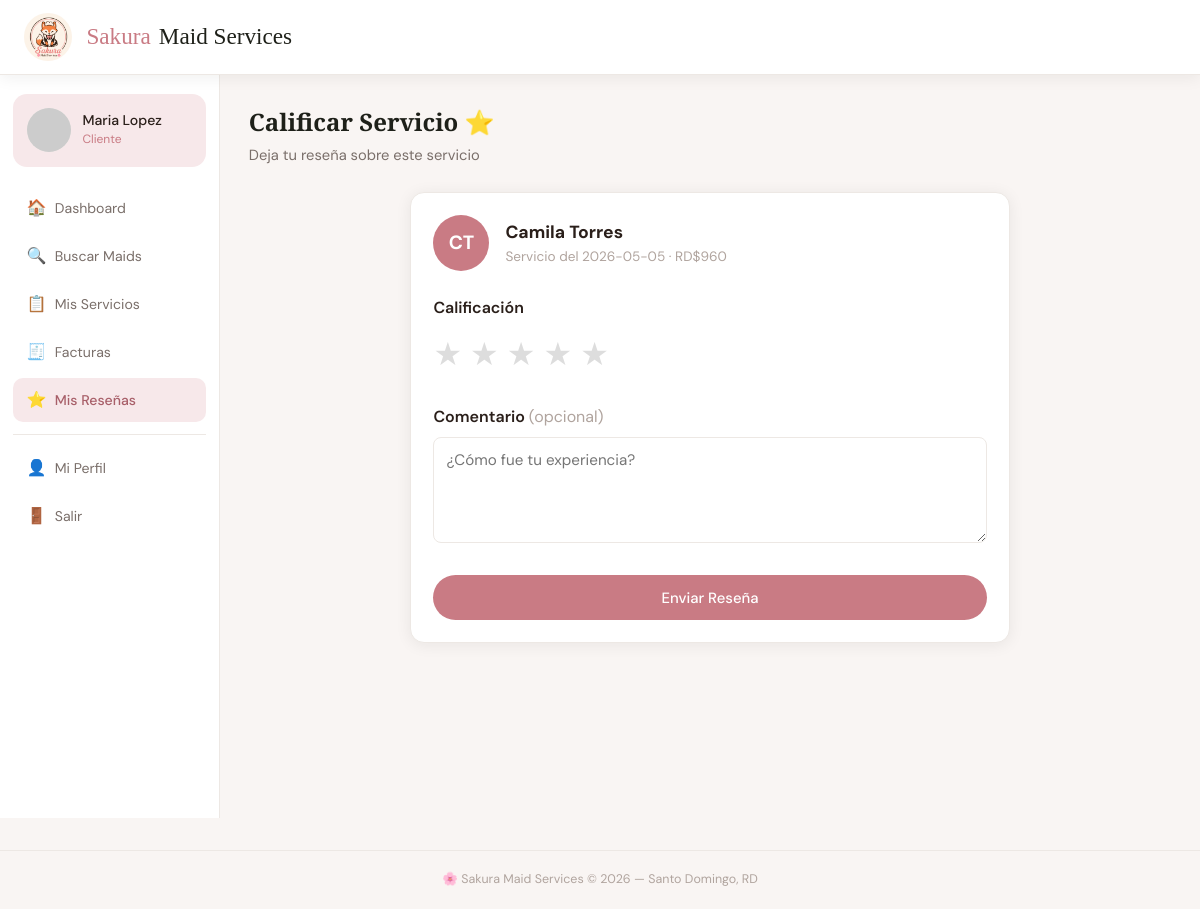
The app's page /resenas/crear?servicio_id=4 (signed in) with its own data.
### tables this page shows
CREATE TABLE IF NOT EXISTS servicio (
  id           INT UNSIGNED AUTO_INCREMENT PRIMARY KEY,
  cliente_id   INT UNSIGNED NOT NULL,
  maid_id      INT UNSIGNED NOT NULL,
  descripcion  TEXT,
  fecha        DATE NOT NULL,
  hora_inicio  TIME NOT NULL,
  hora_fin     TIME NOT NULL,
  direccion    VARCHAR(255) NOT NULL,
  estado       ENUM('pendiente','confirmado','en_progreso','completado','cancelado') NOT NULL DEFAULT 'pendiente',
  precio_total DECIMAL(10,2) DEFAULT 0.00,
  created_at   TIMESTAMP DEFAULT CURRENT_TIMESTAMP,
  FOREIGN KEY (cliente_id) REFERENCES usuario(id),
  FOREIGN KEY (maid_id)    REFERENCES perfil_maid(id)
);

CREATE TABLE IF NOT EXISTS usuario (
  id            INT UNSIGNED AUTO_INCREMENT PRIMARY KEY,
  nombre        VARCHAR(80)  NOT NULL,
  apellido      VARCHAR(80)  NOT NULL,
  email         VARCHAR(150) NOT NULL UNIQUE,
  password_hash VARCHAR(255) NOT NULL,
  telefono      VARCHAR(20),
  rol           ENUM('cliente','maid','admin') NOT NULL DEFAULT 'cliente',
  avatar_seed   VARCHAR(50) DEFAULT NULL,
  created_at    TIMESTAMP DEFAULT CURRENT_TIMESTAMP
);

### app/controllers/ResenaController.php (called while the page is built, shortened)
<?php
class ResenaController {
    public function crear(): void {
        $user = authUser(); $db = getDB();
        $sid = (int)($_GET['servicio_id'] ?? 0);
        $s = $db->prepare("SELECT s.*,u.nombre mn,u.apellido ma FROM servicio s JOIN perfil_maid pm ON s.maid_id=pm.id JOIN usuario u ON pm.usuario_id=u.id WHERE s.id=? AND s.cliente_id=? AND s.estado='completado'");
        $s->execute([$sid, $user['id']]); $servicio = $s->fetch();
        require __DIR__.'/../views/client/resena.php';
    }
}

### config/app.php (called while the page is built, shortened)
<?php
function e(string $s): string         { return htmlspecialchars($s, ENT_QUOTES, 'UTF-8'); }

### app/views/client/resena.php (the view, shortened to what this page needs)
<?php $pageTitle='Calificar Servicio'; $ap='resenas'; require __DIR__.'/../shared/layout_top.php'; ?>
<div class="page-head"><h1>Calificar Servicio ⭐</h1><p>Deja tu reseña sobre este servicio</p></div>
<div class="card" style="max-width:600px;margin:0 auto">
  <div style="display:flex;align-items:center;gap:1rem;margin-bottom:1.5rem">
    <?php $ini = strtoupper(substr($servicio['mn'],0,1).substr($servicio['ma'],0,1)); ?>
    <div style="width:56px;height:56px;border-radius:50%;background:#C97B84;display:flex;align-items:center;justify-content:center;color:#fff;font-weight:700;font-size:1.2rem;flex-shrink:0"><?=$ini?></div>
    <div>
      <div style="font-weight:700;font-size:1.1rem"><?=e($servicio['mn'].' '.$servicio['ma'])?></div>
      <div style="font-size:.85rem;color:var(--g400)">Servicio del <?=e($servicio['fecha'])?> · RD$<?=number_format($servicio['precio_total'],0,'.','.')?></div>
    </div>
  </div>
  <form method="POST" action="/resenas/crear">
    <div style="margin-bottom:1.5rem">
      <label style="display:block;font-weight:600;margin-bottom:.5rem">Calificación</label>
      <div style="display:flex;gap:.5rem" id="estrellas">
        <?php for($i=1;$i<=5;$i++): ?>
        <span data-val="<?=$i?>" style="font-size:2rem;cursor:pointer;color:#ddd">★</span>
        <?php endfor; ?>
      </div>
    </div>
    <div style="margin-bottom:1.5rem">
      <label style="display:block;font-weight:600;margin-bottom:.5rem">Comentario <span style="color:var(--g400);font-weight:400">(opcional)</span></label>
      <textarea name="comentario" rows="4" style="width:100%;padding:.75rem;border:1px solid var(--g200);border-radius:8px;font-family:inherit;font-size:.95rem;resize:vertical" placeholder="¿Cómo fue tu experiencia?"></textarea>
    </div>
    <button type="submit" class="btn btn-primary" style="width:100%">Enviar Reseña</button>
  </form>
</div>
<?php require __DIR__.'/../shared/layout_bottom.php'; ?>

### public/index.php (shortened to what this page needs)
<?php
require_once __DIR__.'/../config/app.php';
$uri = strtok($_SERVER['REQUEST_URI'], '?');
$uri = preg_replace('#/+#', '/', $uri);
$uri = rtrim($uri, '/');
$method = $_SERVER['REQUEST_METHOD'];
$routes = [
    ['GET',  '/',                      'HomeController',      'index'],
    ['GET',  '/login',                 'AuthController',      'loginForm'],
    ['POST', '/login',                 'AuthController',      'login'],
    ['GET',  '/registro',              'AuthController',      'registerForm'],
    ['POST', '/registro',              'AuthController',      'register'],
    ['GET',  '/logout',                'AuthController',      'logout'],
    ['GET',  '/dashboard',             'DashboardController', 'index'],
    ['GET',  '/maids',                 'MaidController',      'index'],
    ['GET',  '/maids/perfil',          'MaidController',      'perfil'],
    ['POST', '/maids/perfil',          'MaidController',      'guardarPerfil'],
    ['GET',  '/servicios',             'ServicioController',  'index'],
    ['GET',  '/servicios/nuevo',       'ServicioController',  'nuevo'],
    ['POST', '/servicios/nuevo',       'ServicioController',  'crear'],
    ['POST', '/servicios/estado',      'ServicioController',  'cambiarEstado'],
    ['GET',  '/facturas',              'FacturaController',   'index'],
    ['GET',  '/reportes',              'ReporteController',   'index'],
    ['GET',  '/perfil',                'PerfilController',    'index'],
    ['POST', '/perfil',                'PerfilController',    'actualizar'],
    ['GET',  '/resenas',               'ResenaController',    'index'],
    ['GET',  '/resenas/crear',         'ResenaController',    'crear'],
    ['POST', '/resenas/crear',         'ResenaController',    'guardar'],
    ['GET',  '/api/dashboard-data',    'ApiController',       'dashboardData'],
    ['GET',  '/api/reporte-data',      'ApiController',       'reporteData'],
    ['GET',  '/admin/maids',           'MaidController',      'adminMailds'],
    ['POST', '/admin/maids/tarifa',    'MaidController',      'editarTarifa'],
];
foreach ($routes as [$rm, $ru, $ctrl, $action]) {
    if ($method === $rm && $uri === $ru) {
        (new $ctrl())->$action(); exit;
    }
}

### public/css/sakura.css (style rules this page uses)
:root { --carbon: #1E2019; --apricot: #FFE1C6; --yellow: #FFFBD9; --olive: #846C5B; --rose: #C97B84; --rose-dark: #a85f69; --rose-pale: #f7e8ea; --white: #ffffff; --g100: #f9f5f3; --g200: #ede8e4; --g400: #b0a49e; --g600: #7a6f6a; --text: #2a1f1a; --r: 14px; --sh: 0 2px 16px rgba(30,32,25,.07); --sh2: 0 8px 40px rgba(30,32,25,.13); }
*,*::before,*::after { box-sizing:border-box;margin:0;padding:0 }
html { font-size:16px;scroll-behavior:smooth }
body { font-family:'DM Sans',sans-serif;color:var(--text);background:var(--g100);min-height:100vh;line-height:1.6 }
h1,h2,h3,.brand { font-family:'Playfair Display',serif }
.btn { display:inline-flex;align-items:center;justify-content:center;gap:.45rem;padding:.78rem 1.6rem;border:none;border-radius:50px;font-family:'DM Sans',sans-serif;font-size:.93rem;font-weight:500;cursor:pointer;transition:all .2s;text-decoration:none;white-space:nowrap }
.btn-primary { background:var(--rose);color:#fff;width:100% }
.card { background:var(--white);border-radius:var(--r);padding:1.4rem;box-shadow:var(--sh);border:1px solid var(--g200) }
.page-head { margin-bottom:1.5rem }
.page-head h1 { font-size:1.5rem;color:var(--carbon) }
.page-head p { color:var(--g600);font-size:.92rem;margin-top:.15rem }

### records on screen
servicio: usuario.nombre+apellido "CT", usuario.nombre+apellido "Camila Torres", fecha "2026-05-05", precio_total "960"
